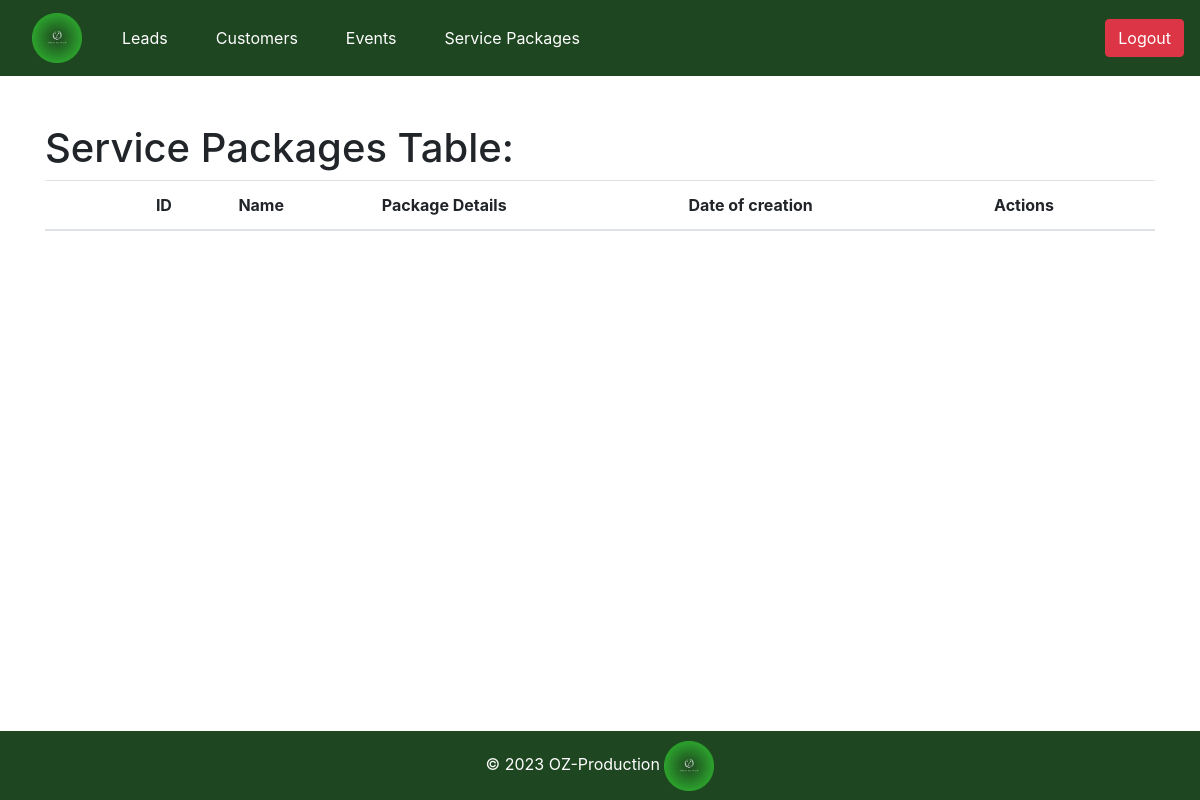
Page /oz_pro/service_packages/ on the earlier database version.
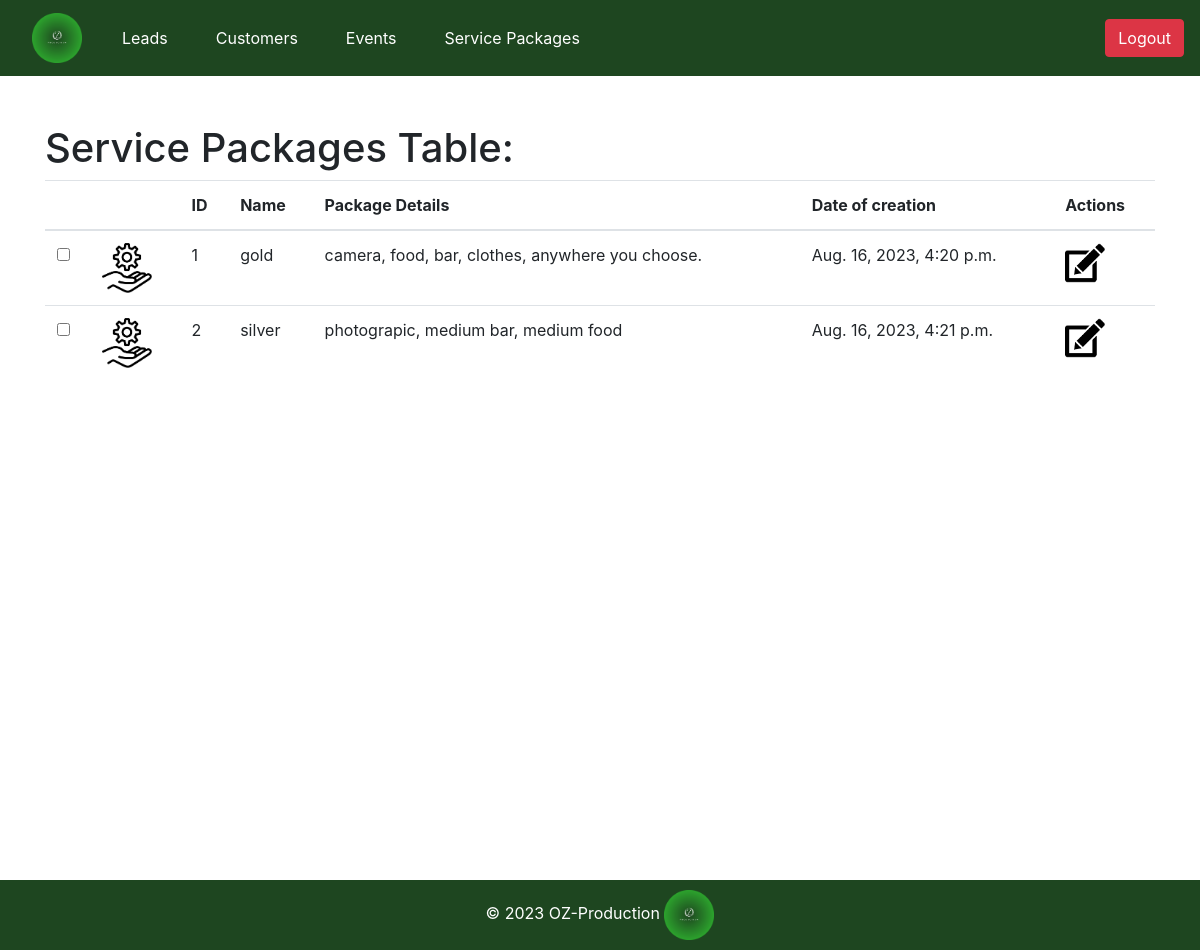
Same page on the later database version.
### oz_pro/models.py (models this page shows, shortened)
class ServicePackage(models.Model):
    image = models.ImageField(upload_to='static/pics', default = 'pack.png')
    ID = models.AutoField(primary_key=True)
    name = models.CharField(max_length=255)
    package_details = models.TextField()
    date_of_creation = models.DateTimeField(auto_now_add=True)

### oz_pro/views.py (the view)
# urls.py: path('service_packages/', views.service_packages_page, name='all_service_packages'),
def service_packages_page(request):
    print("********* Service package page function *********")
    all_service_packages = ServicePackage.objects.all()
    context = {
        'service_packages': all_service_packages
    }
    return render(request, 'service_packages.html', context)

### oz_pro/templates/service_packages.html (shortened to what this page needs)
<!DOCTYPE html>
<html lang="en">
<head>
</head>
<body>
    {% extends 'base.html' %}
    {% block add_button %}
    {% load static %}
    {% endblock %}
{% block content %}
{% load static %}
    <div>
    <h1>Service Packages Table:</h1>
    </div>
    <table class="table table-hover">
        <thead>
            <tr>
                <th></th>
                <th></th>
                <th>ID</th>
                <th>Name</th>
                <th>Package Details</th>
                <th>Date of creation</th>
                <th>Actions</th>
            </tr>
        </thead>
        <tbody>
            {% for service_package in service_packages %}
            <tr id="service_package_{{ service_package.ID }}">
                <td><input type="checkbox" onchange="toggleHighlight(this, {{ service_package.ID }})" title="Highlight"></td>
                <td><img src="{% static 'pics/' %}{{service_package.image}}" alt="Service image" class="small-image" /></td>
                <td>{{ service_package.ID }}</td>
                <td>{{ service_package.name }}</td>
                <td>{{ service_package.package_details|linebreaks }}</td>
                <td>{{ service_package.date_of_creation }}</td>
                <td>
                        <a data-bs-toggle="tooltip" title="UPDATE SERVICE">
                            <img src="{% static 'pics/edit.png' %}" alt="Update" class="smaller-image" style="cursor:pointer" data-bs-toggle="modal" data-bs-target="#updateServicePackageModal_{{ service_package.ID }}">
                        </a>
                    </td>
             </tr>
                {% endfor %}
          </tbody>
        </table>
    {% endblock %}

Differences in the rows shown:
added ServicePackage: image (picture), ID "1", name "gold", package_details "camera, food, bar, clothes, anywhere you choose.", date_of_creation "Aug. 16, 2023, 4:20 p.m."
added ServicePackage: image (picture), ID "2", name "silver", package_details "photograpic, medium bar, medium food", date_of_creation "Aug. 16, 2023, 4:21 p.m."
